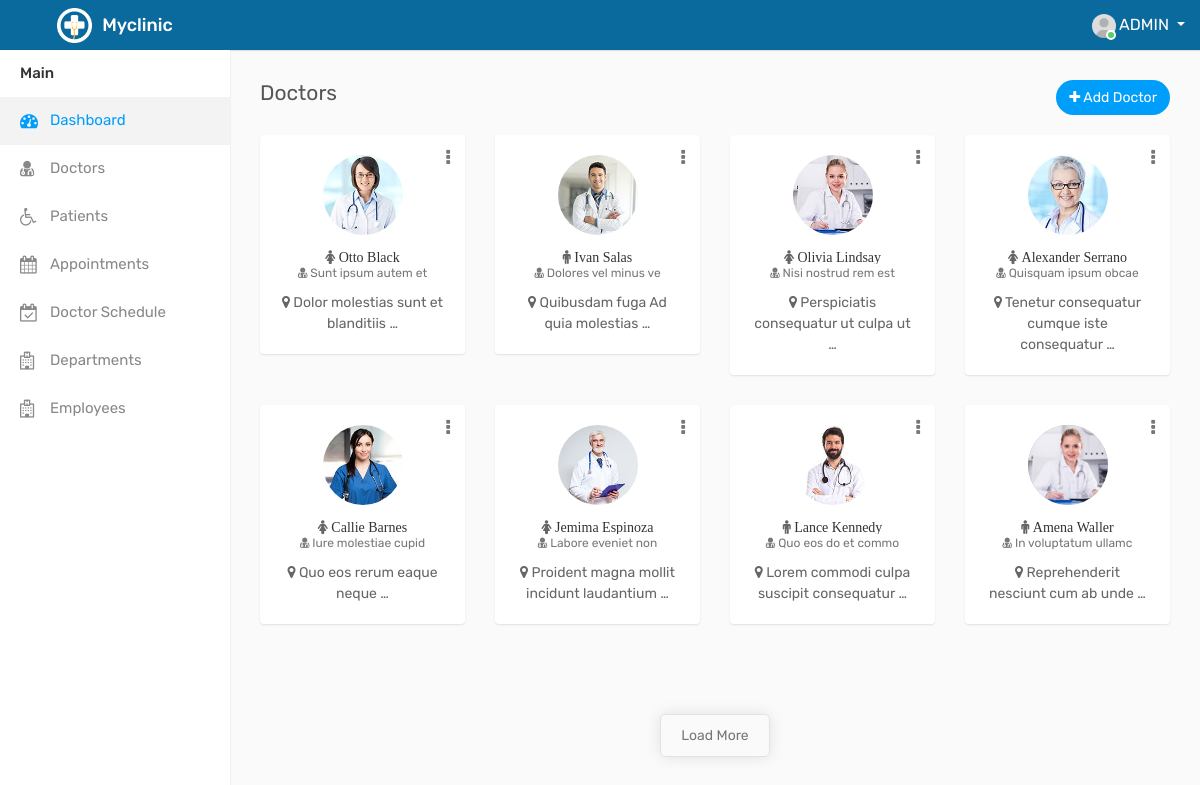
Page /doctors (signed in) on the committed database.
### myclinic/models.py (models this page shows, shortened)
class DocProfile(models.Model):
    code_length = 7
    code = models.CharField(max_length=code_length, editable=False, default=generate_id_length, unique=True, verbose_name='Doctor ID')
    fname = models.CharField(max_length=255)
    lname = models.CharField(max_length=255)
    slug = models.SlugField(max_length=255, unique=True)
    @property
    def fullname(self):
        return f"{self.fname} {self.lname}"
    username = models.CharField(max_length=255)
    country = models.ForeignKey(Country, on_delete=models.SET_NULL, blank=True, null=True, related_name='countryz')
    city = models.CharField(max_length=255)
    state = models.ForeignKey(State, on_delete=models.SET_NULL, blank=True, null=True)
    postal_code = models.IntegerField()
    medical_area = models.TextField()
    phone = models.IntegerField()
    email = models.EmailField(max_length=255)
    birthday = models.DateField(auto_now=False)
    address = models.CharField(max_length=255)
    image = models.ImageField(upload_to='img')
    edu_info = models.TextField()
    created_at = models.DateTimeField(auto_now_add=True)
    updated_at = models.DateTimeField(auto_now=True)
    GENDER_CHOICES = (
        ('M', 'Male'),
        ('F', 'Female'),
    )
    gender = models.CharField(max_length=1, choices=GENDER_CHOICES)
    STATE_CHOICES = (
        ('A', 'Active'),
        ('B', 'Inactive'),
    )
    status = models.CharField(max_length=1, choices=STATE_CHOICES)
    def is_activated(self):
        if self.status == 'A':
            return True
        return False
    is_activated.boolean = True
    is_activated.short_description = "Status"
    class Meta:
        verbose_name = 'Doctor'

### myclinic/views.py (the view)
# urls.py: path('doctors', views.doctors, name='doctors'),
@login_required(login_url='login')
def doctors(request):
    doctors = DocProfile.objects.all()
    content = {
        'doc_obj': doctors,
    }
    return render(request, 'pages/doctor/doctors.html', content)

### templates/pages/doctor/doctors.html (shortened to what this page needs)
{% extends 'master/master.html' %}
{% load static %}
{% block content %}
    <div class="page-wrapper">
    <div class="content">
        <div class="row">
            <div class="col-sm-4 col-3">
                <h4 class="page-title">Doctors</h4>
            </div>
            <div class="col-sm-8 col-9 text-right m-b-20">
                <a href="{% url 'add-doctor' %}" class="btn btn-primary btn-rounded float-right"><i
                        class="fa fa-plus"></i>
                    Add Doctor</a>
            </div>
        </div>
        <div class="row doctor-grid ">
            {% for doctor in doc_obj %}
                <div class="col-md-4 col-sm-4  col-lg-3 blogBox moreBox"
                        {% if forloop.counter > 8 %} style="display:none;"{% endif %}>
                    <div class="profile-widget">
                        <div class="doctor-img">
                            <a class="avatar" href="{% url 'my-profile' doctor.slug %}"><img alt=""
                                                                                             src="{{ doctor.image.url }}"></a>
                        </div>
                        <div class="dropdown profile-action">
                            <a href="#" class="action-icon dropdown-toggle" data-toggle="dropdown"
                               aria-expanded="false"><i class="fa fa-ellipsis-v"></i></a>
                        </div>
                        <h4 class="doctor-name text-ellipsis {% if doctor.gender == 'M' %}  fa fa-male {% else %} fa fa-female {% endif %}"><a
                                href="{% url 'my-profile' doctor.slug %}"> {{ doctor.fname }} {{ doctor.lname }}</a></h4>
                        <div class="doc-prof">
                            <i class="fa fa-user-md"></i> {{ doctor.medical_area }}</div>
                        <div class="user-country">
                            <i class="fa fa-map-marker"></i> {{ doctor.address |truncatewords:5 }}
                        </div>
                    </div>
                </div>
            {% endfor %}
        </div>
    </div>
    <div class="row">
        <div class="col-sm-12">
            <div class="see-all" id="loadMore" style="">
                <a class="see-all-btn" href="javascript:void(0);">Load More</a>
            </div>
        </div>
    </div>
{% endblock %}

### templates/layouts/header.html (shortened to what this page needs)
<!DOCTYPE html>
{% load static %}
<html lang="en">
<head>
    <link rel="stylesheet" type="text/css" href="{% static 'assets/css/bootstrap.min.css' %}">
    <link rel="stylesheet" type="text/css" href="{% static 'assets/css/font-awesome.min.css' %}">
    <link rel="stylesheet" type="text/css" href="{% static 'assets/css/select2.min.css' %}">
    <link rel="stylesheet" type="text/css" href="{% static 'assets/css/dataTables.bootstrap4.min.css' %}">
    <link rel="stylesheet" type="text/css" href="{% static 'assets/css/bootstrap-datetimepicker.min.css' %}">
    <link rel="stylesheet" type="text/css" href="{% static 'assets/css/style.css' %}">
</head>
<body>
<div class="main-wrapper">
    <div class="header">
        <div class="header-left">
            <a href="/index" class="logo">
                <img src="/static/assets/img/logo.png" width="35" height="35" alt=""> <span>Myclinic</span>
            </a>
        </div>
        <ul class="nav user-menu float-right">
            <li class="nav-item dropdown has-arrow">
                <a href="#" class="dropdown-toggle nav-link user-link" data-toggle="dropdown">
                        <span class="user-img">
							<img class="rounded-circle" src="/static/assets/img/user.jpg" width="24" alt="Admin">
							<span class="status online"></span>
						</span>
                    <span>{{ user| upper }}</span>
                </a>
            </li>
        </ul>
    </div>

### rows in the picture
DocProfile: image (picture), fname "Otto", lname "Black", medical_area "Sunt ipsum autem et", address "Dolor molestias sunt et blanditiis …"
DocProfile: image (picture), fname "Ivan", lname "Salas", medical_area "Dolores vel minus ve", address "Quibusdam fuga Ad quia molestias …"
DocProfile: image (picture), fname "Olivia", lname "Lindsay", medical_area "Nisi nostrud rem est", address "Perspiciatis consequatur ut culpa ut …"
DocProfile: image (picture), fname "Alexander", lname "Serrano", medical_area "Quisquam ipsum obcae", address "Tenetur consequatur cumque iste consequatur …"
DocProfile: image (picture), fname "Callie", lname "Barnes", medical_area "Iure molestiae cupid", address "Quo eos rerum eaque neque …"
DocProfile: image (picture), fname "Jemima", lname "Espinoza", medical_area "Labore eveniet non", address "Proident magna mollit incidunt laudantium …"
DocProfile: image (picture), fname "Lance", lname "Kennedy", medical_area "Quo eos do et commo", address "Lorem commodi culpa suscipit consequatur …"
DocProfile: image (picture), fname "Amena", lname "Waller", medical_area "In voluptatum ullamc", address "Reprehenderit nesciunt cum ab unde …"

### other values in the picture
{{ user| upper }} "ADMIN"
